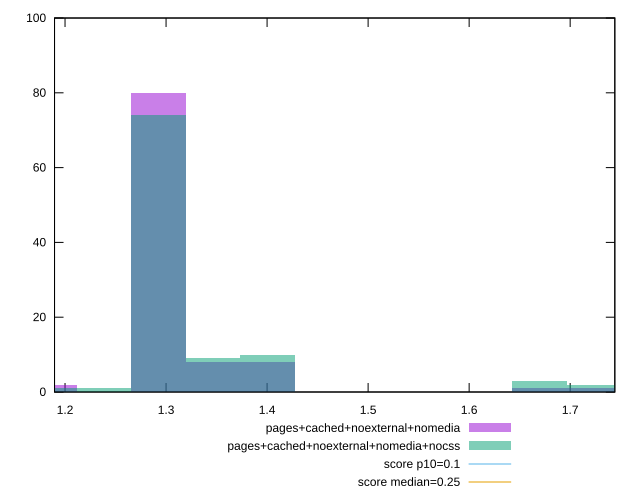

The gnuplot source for this figure:
reset

$pagesCachedNoexternalNomedia <<EOF
1.2926020042129114 80
1.7234693389505487 1
1.4003188378973208 8
1.346460421055116 8
1.1848851705285022 2
1.669610922108344 1
EOF

$pagesCachedNoexternalNomediaNocss <<EOF
1.2926020042129114 74
1.346460421055116 9
1.4003188378973208 10
1.669610922108344 3
1.1848851705285022 1
1.7234693389505487 2
1.2387435873707069 1
EOF

set key outside below
set boxwidth 0.053858416842204646
set xrange [1.1896036326090493:1.744203809950087]
set yrange [0:100]
set trange [0:100]
set style fill transparent solid 0.5 noborder

set parametric
set terminal svg size 640, 500 enhanced background rgb 'white'
set output "reprap/cumulative-layout-shift/comparison/histogram/3_vs_4.svg"

plot $pagesCachedNoexternalNomedia title "pages+cached+noexternal+nomedia" with boxes, \
     $pagesCachedNoexternalNomediaNocss title "pages+cached+noexternal+nomedia+nocss" with boxes, \
     0.1,t title "score p10=0.1", \
     0.25,t title "score median=0.25"

reset
